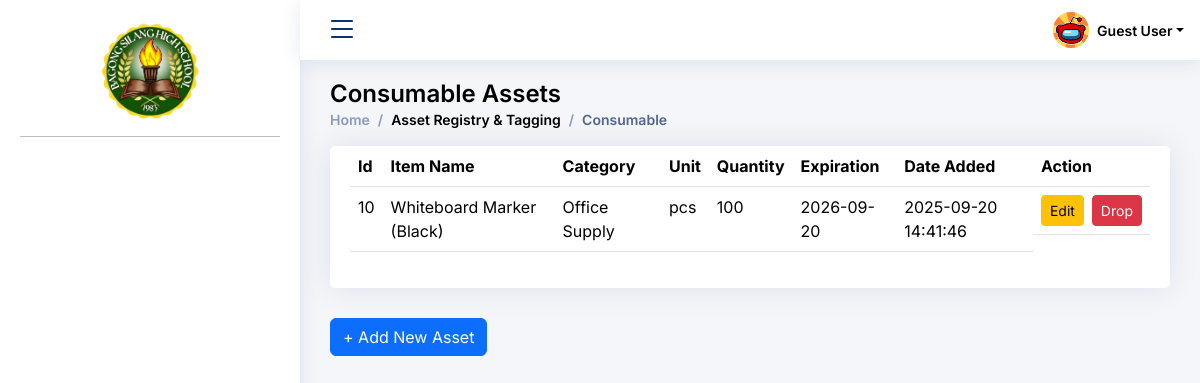
Page /User_Admin/asset_registry_module/consumable/consumable.php on the earlier database version.
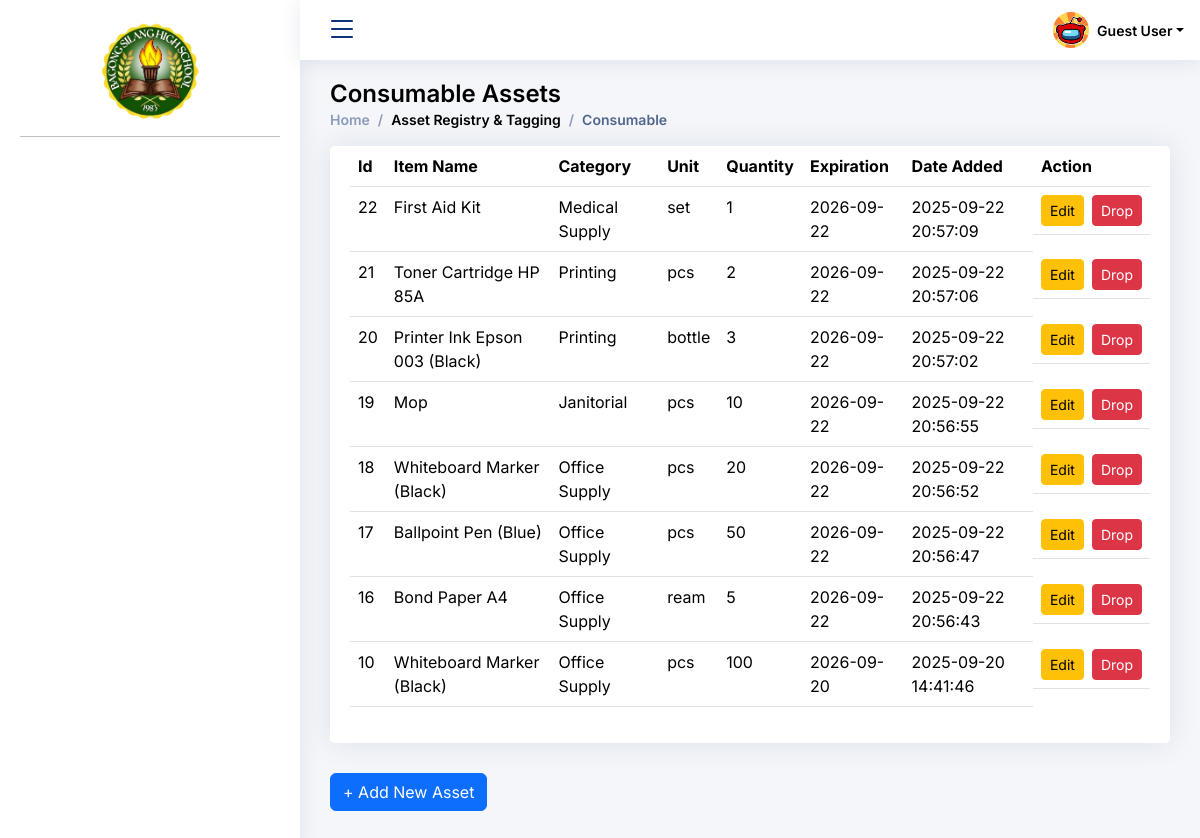
Same page on the later database version.
### tables this page shows
CREATE TABLE `bcp_sms4_consumable` (
  `id` int(11) NOT NULL,
  `item_id` int(11) NOT NULL,
  `unit` varchar(50) NOT NULL,
  `quantity` int(11) NOT NULL,
  `status` enum('Available','Low-Stock','Out-of-Stock','Expired') DEFAULT 'Available',
  `expiration` date NOT NULL,
  `date_received` datetime NOT NULL
);

CREATE TABLE `bcp_sms4_items` (
  `item_id` int(11) NOT NULL,
  `item_name` varchar(100) NOT NULL,
  `category` varchar(50) NOT NULL,
  `item_type` enum('Asset','Consumable') NOT NULL,
  `unit` varchar(50) NOT NULL
);

### User_Admin/asset_registry_module/consumable/list_assets.php (the view, shortened to what this page needs)
<?php
include "edit_botton_list.php";
include "delete_asset.php";
$result = $conn->query("
    SELECT
        c.id,
        c.item_id,
        c.unit,
        c.quantity,
        c.status,
        c.expiration,
        c.date_received,
        i.item_name,
        i.category
    FROM bcp_sms4_consumable c
    JOIN bcp_sms4_items i ON c.item_id = i.item_id
    ORDER BY c.id DESC
");
?>
<!DOCTYPE html>
<html>
<head>
</head>
<body>
<section class="section">
  <div class="row">
    <div class="col-lg-12">
      <div class="card">
        <div class="card-body">
          <table class="table datatable">
            <thead>
              <tr>
                <th>Id</th>
                <th>Item Name</th>
                <th>Category</th>
                <th>Unit</th>
                <th>Quantity</th>
                <th>Expiration</th>
                <th>Date Added</th>
                <th>Action</th>
              </tr>
            </thead>
            <tbody>
            <?php while($row = $result->fetch_assoc()): ?>
              <tr>
                <td><?= $row['id'] ?></td>
                <td><?= htmlspecialchars($row['item_name']) ?></td>
                <td><?= htmlspecialchars($row['category']) ?></td>
                <td><?= htmlspecialchars($row['unit']) ?></td>
                <td><?= $row['quantity'] ?></td>
                <td><?= $row['expiration'] ?? 'N/A' ?></td>
                <td><?= $row['date_received'] ?></td>
                <td style="display:flex; gap:8px;">
                  <button type="button" class="btn btn-warning btn-sm"
                    data-id="<?= $row['id'] ?>"
                    data-item_id="<?= $row['item_id'] ?>"
                    data-quantity="<?= $row['quantity'] ?>"
                    data-expiration="<?= $row['expiration'] ?>"
                    onclick="openEditModal(this)">
                    Edit
                  </button>
                  <form method="POST" action="delete_asset.php" style="margin:0;" onsubmit="return confirmDelete(this);">
                    <button type="submit" class="btn btn-danger btn-sm">Drop</button>
                  </form>
                </td>
              </tr>
            <?php endwhile; ?>
          </tbody>
          </table>
        </div>
      </div>
    </div>
  </div>
</section>
<button type="button" class="btn btn-primary mb-3" onclick="openModal('registerAssetModal')">
  + Add New Asset
</button>
<link rel="stylesheet" href="../../assets/css/toast.css">
</body>
</html>

Differences in the rows shown:
added bcp_sms4_consumable: id "22", item.item_name "First Aid Kit", item.category "Medical Supply", unit "set", quantity "1", expiration "2026-09-22", date_received "2025-09-22 20:57:09"
added bcp_sms4_consumable: id "21", item.item_name "Toner Cartridge HP 85A", item.category "Printing", unit "pcs", quantity "2", expiration "2026-09-22", date_received "2025-09-22 20:57:06"
added bcp_sms4_consumable: id "20", item.item_name "Printer Ink Epson 003 (Black)", item.category "Printing", unit "bottle", quantity "3", expiration "2026-09-22", date_received "2025-09-22 20:57:02"
added bcp_sms4_consumable: id "19", item.item_name "Mop", item.category "Janitorial", unit "pcs", quantity "10", expiration "2026-09-22", date_received "2025-09-22 20:56:55"
added bcp_sms4_consumable: id "18", item.item_name "Whiteboard Marker (Black)", item.category "Office Supply", unit "pcs", quantity "20", expiration "2026-09-22", date_received "2025-09-22 20:56:52"
added bcp_sms4_consumable: id "17", item.item_name "Ballpoint Pen (Blue)", item.category "Office Supply", unit "pcs", quantity "50", expiration "2026-09-22", date_received "2025-09-22 20:56:47"
added bcp_sms4_consumable: id "16", item.item_name "Bond Paper A4", item.category "Office Supply", unit "ream", quantity "5", expiration "2026-09-22", date_received "2025-09-22 20:56:43"
